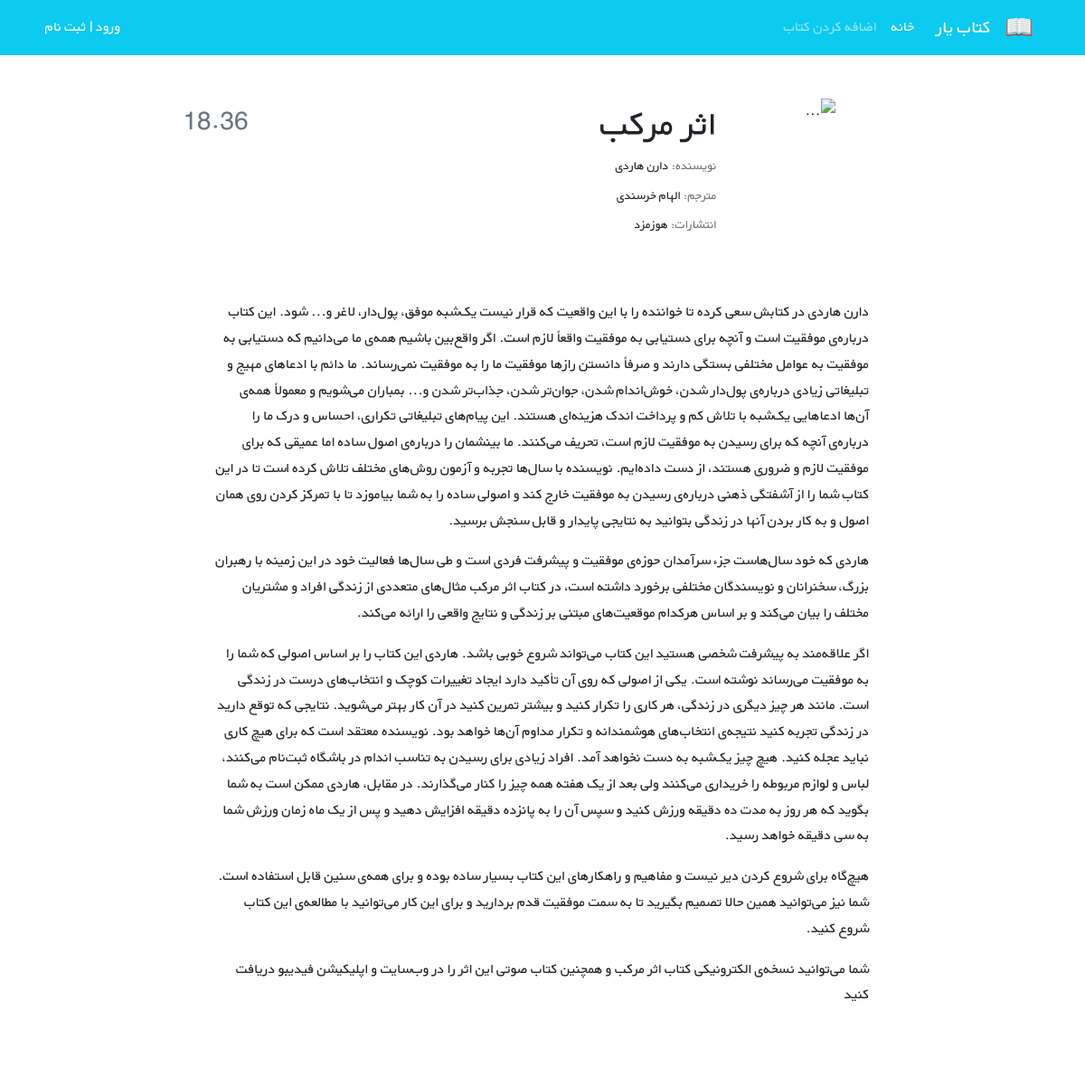
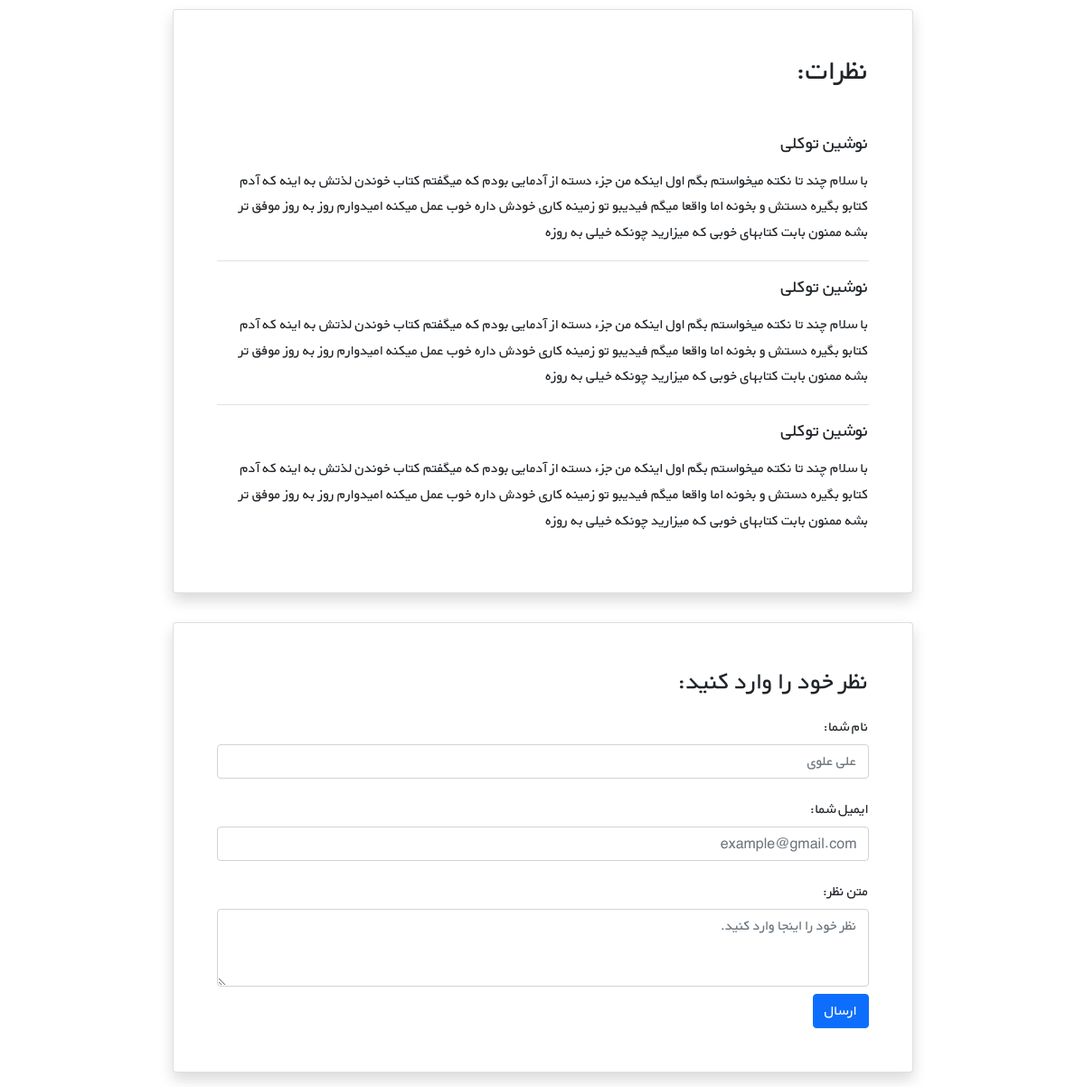
Screenshot of /books/4/ with the database file from the repository (2 pictures, top to bottom).
### books/models.py (models this page shows, shortened)
class Book(models.Model):
    title = models.CharField(max_length=200)
    author = models.CharField(max_length=200)
    content = models.TextField()
    price = models.DecimalField(max_digits=5, decimal_places=2)
    cover = models.ImageField(upload_to='covers/', blank=True)

### books/views.py (the view)
# urls.py: path('<int:pk>/', views.BookDetailView.as_view(), name='book_detail'),
class BookDetailView(generic.DetailView):
    model = Book
    template_name = 'books/book_detail.html'

### books/templates/books/book_detail.html (shortened to what this page needs)
{% extends '_base.html' %}
{% load book_tags %}
{% block content %}
    <div class="container mt-5" dir="rtl">
    <div class="">
        <div class="">
            <div class="d-flex justify-content-center">
                <div class="row w-sm-75 w-100">
                    <div class="col-xs-12 col-md-3 d-flex justify-content-center">
                        <div>
                            <img src="https://newcdn.fidibo.com/images/books/65579_50411_normal.jpg"
                                 class="img-fluid rounded-start" alt="...">
                        </div>
                    </div>
                    <div class="col-xs-12 col-md-6 text-center text-md-end mt-md-1 mt-4">
                        <h1>{{ book.title}}</h1>
                        <h5 class="small my-1"><span class="text-muted">نویسنده: </span>{{ book.author}}</h5>
                        <h5 class="small my-1"><span class="text-muted">مترجم: </span>الهام خرسندی</h5>
                        <h5 class="small my-1"><span class="text-muted">انتشارات: </span>هوزمزد</h5>
                    </div>
                    <div class="col-xs-12 col-md-3 d-flex flex-column">
                        <h3 class="align-self-center pt-2 text-muted align-self-md-end">
                            {{book.price}}
                        </h3>
                    </div>
                </div>
            </div>
            <div class="d-flex justify-content-center">
                <div class="my-3 p-5 w-sm-75 w-100">
                    {{book.content|linebreaks}}
                </div>
            </div>
            <div class="d-flex justify-content-center">
                <div class="card shadow my-3 p-5 w-sm-75 w-100">
                    <h2 class="mb-5">نظرات:</h2>
                    <div class="border-bottom mb-3">
                        <h5 class="mb-3">نوشین توکلی</h5>
                        <p>با سلام چند تا نکته میخواستم بگم اول اینکه من جزء دسته از آدمایی بودم که میگفتم کتاب خوندن لذتش
                            به اینه که آدم کتابو بگیره دستش و بخونه اما واقعا میگم فیدیبو تو زمینه کاری خودش داره خوب عمل
                            میکنه امیدوارم روز به روز موفق تر بشه ممنون بابت کتابهای خوبی که میزارید چونکه خیلی به روزه</p>
                    </div>
                    <div class="border-bottom mb-3">
                        <h5 class="mb-3">نوشین توکلی</h5>
                        <p>با سلام چند تا نکته میخواستم بگم اول اینکه من جزء دسته از آدمایی بودم که میگفتم کتاب خوندن لذتش
                            به اینه که آدم کتابو بگیره دستش و بخونه اما واقعا میگم فیدیبو تو زمینه کاری خودش داره خوب عمل
                            میکنه امیدوارم روز به روز موفق تر بشه ممنون بابت کتابهای خوبی که میزارید چونکه خیلی به روزه</p>
                    </div>
                    <div>
                        <h5 class="mb-3">نوشین توکلی</h5>
                        <p>با سلام چند تا نکته میخواستم بگم اول اینکه من جزء دسته از آدمایی بودم که میگفتم کتاب خوندن لذتش
                            به اینه که آدم کتابو بگیره دستش و بخونه اما واقعا میگم فیدیبو تو زمینه کاری خودش داره خوب عمل
                            میکنه امیدوارم روز به روز موفق تر بشه ممنون بابت کتابهای خوبی که میزارید چونکه خیلی به روزه</p>
                    </div>
                </div>
            </div>
            <div class="d-flex justify-content-center">
                <div class="card shadow my-3 p-5 w-sm-75 w-100">
                    <h3>نظر خود را وارد کنید:</h3>
                    <form method="POST">
                        <div class="form-group py-2">
                            <label class="py-1" for="author_name">نام شما:</label>
                            <input type="text" class="form-control" placeholder="علی علوی" name="author_name">
                        </div>
                        <div class="form-group py-2">
                            <label class="py-1" for="email">ایمیل شما:</label>
                            <input type="email" class="form-control" placeholder="example@gmail.com" name="email">
                        </div>
                        <div class="form-group py-2">
                            <label class="py-1" for="comment_text">متن نظر:</label>
                            <textarea class="form-control" name="text" rows="3"
                                      placeholder="نظر خود را اینجا وارد کنید."></textarea>
                        </div>
                        <button type="submit" class="btn btn-primary">ارسال</button>
                    </form>
                </div>
            </div>
        </div>
    </div>
</div>
{% endblock %}

### templates/_base.html (shortened to what this page needs)
{% load static %}
<!doctype html>
<html lang="en">
<head>
    <link href="https://cdn.jsdelivr.net/npm/bootstrap@5.1.3/dist/css/bootstrap.min.css" rel="stylesheet"
>
    <link rel="stylesheet" href="{% static 'css/style.css' %}">
</head>
<body>
<nav class="navbar navbar-expand-lg navbar-dark bg-info" dir="rtl">
    <div class="container">
        <a class="navbar-brand" href="#">
            <img src="{% static 'icons/book.png' %}" alt="" height="30"
                 class="d-inline-block align-text-top">
        </a>
        <a class="navbar-brand mx-3" href="#">کتاب یار</a>
        <div class="collapse navbar-collapse" id="navbarNavAltMarkup">
            <div class="navbar-nav">
                <a class="nav-link active" aria-current="page" href="{% url 'book_list' %}">خانه</a>
                <a class="nav-link" href="{% url 'book_create' %}">اضافه کردن کتاب</a>
            </div>
        </div>
        <div class="mx-2 text-white">
            {% if user.is_authenticated%}
                خوش آمدی {{ user.username }} | <a class="link-light text-decoration-none" href="{% url 'logout' %}">خروج</a>
             {% else %}
                <a class="link-light text-decoration-none" href="{% url 'login' %}">ورود</a> |
                <a class="link-light text-decoration-none" href="{% url 'signup' %}">ثبت نام</a>
            {% endif %}
        </div>
    </div>
</nav>
<div class="container">
    {% block content %}{% endblock %}
</div>
</body>
</html>

### static/css/style.css (style rules this page uses)
* { font-family: 'BYekan', sans-serif; line-height: 1.8rem; }
@media (min-width: 576px) { .w-sm-75 { width: 75%!important; } }

### rows the page displays
Book: title "اثر مرکب", author "دارن هاردی", price "18.36", content "دارن هاردی در کتابش سعی کرده تا خواننده را با این واقعیت که قرار نیست یک‌شبه موفق، پول‌دار، لاغر و... شود. این کتاب درباره‌ی موفقیت است و آنچه برای دستیابی به موفقیت واقعاً لازم است. اگر واقع‌بین باشیم همه‌ی ما می‌دانیم که دستیابی به موفقیت به عوامل مختلفی بستگی دارند و صرفاً دانستن رازها موفقیت ما را به موفقیت نمی‌رساند. ما دائم با ادعاهای مهیج و تبلیغاتی زیادی درباره‌ی پول‌دار شدن، خوش‌اندام شدن، جوان‌تر شدن، جذاب‌تر شدن و... بمباران می‌شویم و معمولاً همه‌ی آن‌ها ادعاهایی یک‌شبه با تلاش کم و پرداخت اندک هزینه‌ای هستند. این پیام‌های تبلیغاتی تکراری، احساس و درک ما را درباره‌ی آنچه که برای رسیدن به موفقیت لازم است، تحریف می‌کنند. ما بینشمان را درباره‌ی اصول ساده اما عمیقی که برای موفقیت…"
